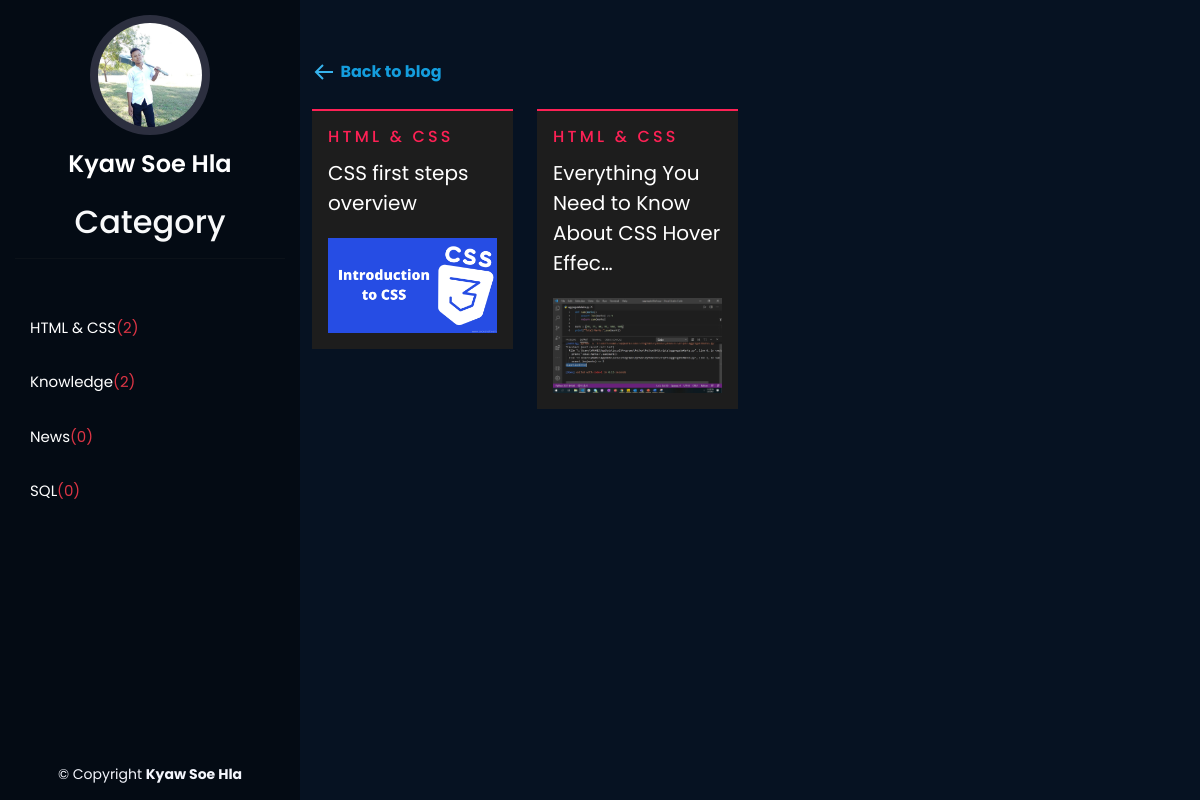
Screenshot of /category/html-css/ with the database file from the repository.
### core/models.py (models this page shows, shortened)
class Category(models.Model):
    name = models.CharField(max_length=100)
    color_code = models.CharField(max_length=100,null=True,blank=True)
    slug = models.SlugField(
            default='',
            editable=False,
            unique=True
        )
    created = models.DateTimeField(auto_now_add=True)
    updated = models.DateTimeField(auto_now=True)
    class Meta:
        verbose_name = 'Category'
        verbose_name_plural = 'Category'
    def __str__(self):
        return self.name

class Blog(models.Model):
    title = models.CharField(max_length=255)
    category = models.ForeignKey(Category, on_delete=models.CASCADE)
    slug = models.SlugField(
            default='',
            editable=False,
            unique=True
        )
    author = models.ForeignKey(User, on_delete=models.CASCADE ,default='Kyaw Soe Hla')
    content = QuillField()
    short_content = QuillField(null=True,blank=True)
    image = models.ImageField(upload_to = 'static/%Y/%m/%d/blogimages', blank= True,null=True,default='static/assets/img/hero-bg.jpg')
    tags = models.ManyToManyField(Tag)
    created = models.DateTimeField(auto_now_add=True)
    updated = models.DateTimeField(auto_now=True)
    feature = models.BooleanField(default=True)
    views=models.IntegerField(default=0,null=True,blank=True)
    class Meta:
        ordering = ('-created',)
        verbose_name = 'Post'
        verbose_name_plural = 'Post'

### core/views.py (the view)
# urls.py: path('category/<str:slug>/', views.categorypost, name="categorypost"),
def categorypost(request,slug):
    category = get_object_or_404(Category, slug=slug)
    blogs = Blog.objects.filter(category=category)
    categories = Category.objects.all().annotate(posts_count=Count('blog'))
    context = {'categories':categories,'blogs':blogs,'slug':slug}
    return render(request,'layouts/categorypost.html',context)

### templates/layouts/categorypost.html (shortened to what this page needs)
{% extends 'layouts/base.html' %}
{% block content %}
<main id="main">
    <section id="blog " class="services allmain">
        <div class="container">
          <a href="{% url 'allblog' %}" class="fw-bold"><svg xmlns="http://www.w3.org/2000/svg" width="25" height="25" style="fill: #37b3ed;transform: ;msFilter:;"><path d="M21 11H6.414l5.293-5.293-1.414-1.414L2.586 12l7.707 7.707 1.414-1.414L6.414 13H21z"></path></svg> Back to blog</a>
          {% if blogs %}
          <div class="row py-4">
            {% for blog in blogs %}
            <div class="col-lg-3 col-md-6 icon-box">
              <div
                style="
                  background-color: #1d1d1d;
                  border-top: 2px solid {{blog.category.color_code}} ;
                "
                class="p-3"
              >
                <div>
                  <h6 style="color: {{blog.category.color_code}};letter-spacing:0.2rem;">{{blog.category}}</h6>
                  <p class="py-1"><a href="{% url 'detail' blog.slug %}" class="text-white blog-title">{{blog.title | truncatechars:50}}</a></p>
                  <div style="max-height:200px;overflow:hidden;"><img
                    src="{{blog.image.url}}"
                    class="img-fluid"
                    alt=""
                  /></div>
                </div>
              </div>
            </div>
            {% endfor %}
          </div>
          {% else %}
          <h1>There is no Posts</h1>
          {% endif %}
        </div>
      </section>
</main>
{% endblock content %}

### templates/layouts/category.html (shortened to what this page needs)
{% load static %}
<header id="header">
    <div class="d-flex flex-column">
      <div class="profile">
        <img
          src="{% static 'assets/img/qazileo.jpg' %}"
          alt=""
          class="img-fluid rounded-circle"
        />
        <h1 class="text-light"><a href="{% url 'home' %}">Kyaw Soe Hla</a></h1>
        <h2 class="text-light text-center pt-4">Category</a></h2><hr />
      </div>
      <nav id="navbar" class="nav-menu navbar">
        <ul>
          {% for category in categories %}
          <li>
            <a href="{% url 'categorypost' category.slug %}" class="nav-link scrollto active"
              ><span>{{category.name}}</span> <span class="text-danger">({{category.posts_count}})</span></a
            >
          </li>
          {% endfor %}
        </ul>
      </nav>
    </div>
  </header>

### static/assets/css/style.css (style rules this page uses)
body { font-family: "Poppins", sans-serif,; color: #272829; background: #061222 !important; }
a { color: #149ddd; text-decoration: none; }
h1, h2, h3, h4, h5, h6, p,span,li,a,div,i { font-family: "Poppins", sans-serif; }
#header { position: fixed; top: 0; left: 0; bottom: 0; width: 300px; transition: all ease-in-out 0.5s; z-index: 9997; transition: all 0.5s; padding: 0 15px; background: #040b14; overflow-y: auto; }
#header .profile img { margin: 15px auto; display: block; width: 120px; border: 8px solid #2c2f3f; }
#header .profile h1 { font-size: 24px; margin: 0; padding: 0; font-weight: 600; -moz-text-align-last: center; text-align-last: center; font-family: "Poppins", sans-serif; }
#header .profile h1 a, #header .profile h1 a:hover { color: #fff; text-decoration: none; }
#main { margin-left: 300px; }
.nav-menu { padding: 30px 0 0 0; }
.nav-menu * { margin: 0; padding: 0; list-style: none; }
.nav-menu>ul>li { position: relative; white-space: nowrap; }
.nav-menu a, .nav-menu a:focus { display: flex; align-items: center; color: #a8a9b4; padding: 12px 15px; margin-bottom: 8px; transition: 0.3s; font-size: 15px; }
.nav-menu a:hover, .nav-menu .active, .nav-menu .active:focus, .nav-menu li:hover>a { text-decoration: none; color: #fff; }
section { padding: 60px 0; overflow: hidden; background-color: #061222 !important; color: white; }
.services .icon-box { margin-bottom: 20px; }
.blog-title { font-size: 20px; }
.allmain { height: 100vh !important; }

### rows the page displays
Category: name "HTML & CSS", posts_count "2"
Category: name "Knowledge", posts_count "2"
Category: name "News", posts_count "0"
Category: name "SQL", posts_count "0"
Blog: category "HTML & CSS", title "CSS first steps overview", image (picture)
Blog: category "HTML & CSS", title "Everything You Need to Know About CSS Hover Effec…", image (picture)
